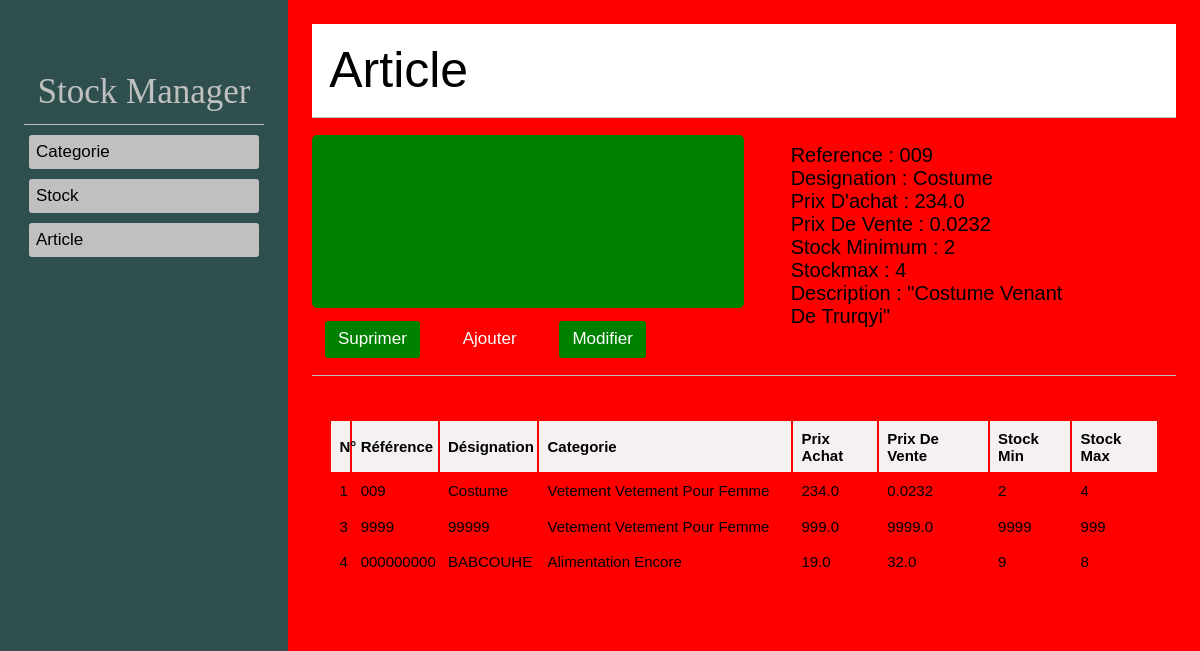
Screenshot of /stock/detail_articles/1/ with the database file from the repository.
### stock/models.py (models this page shows, shortened)
class article(models.Model):
    reference = models.CharField(max_length=100)
    designation =models.CharField(max_length=100)
    description =models.TextField(max_length=300)
    prixAchat = models.FloatField(default=0.0)
    prixVente = models.FloatField(default=0.0)
    stockmin = models.IntegerField(default=0)
    stockmax = models.IntegerField(default=0)
    categorie = models.ForeignKey(categorie,on_delete=models.PROTECT, related_name="articles")

class categorie(models.Model):
    designation = models.CharField(max_length=100)
    description = models.CharField(max_length=200)
    isarchived = models.BooleanField(default="False")
    def __str__(self):
        return f"{self.designation} {self.description}"

### stock/views.py (the view)
# urls.py: path('detail_articles/<int:id>/', views.detail_articles, name='detail_articles'),
def detail_articles(request , id):
    article = get_object_or_404(models.article, id=id)
    articles = models.article.objects.all()[:6]
    context ={
        "articles":articles,
        "article":article
    }
    return render(request, 'stock/article/detail_article.html', context)

### stock/templates/stock/article/detail_article.html (shortened to what this page needs)
{% extends 'base.html' %}
{% block content %}
<div class="title-index">
    <span>article</span>
</div>
<div class="sub-title-catgorie">
    <div class="div1">
        <div class="image"></div>
        <div>
            <a href="{% url 'supression_article' article.id %}"><button style="background-color: green">suprimer</button></a>
            <a href="{% url 'add_article' %}"><button style="background-color: red">ajouter</button></a>
            <a href="{% url 'modification_article' article.id %}"><button style="background-color: green">modifier</button></a>
        </div>
    </div>
    <div class="div2">
        <div>
            <span>reference : {{article.reference}}</span><br>
            <span>designation : {{article.designation}}</span><br>
            <span>prix d'achat : {{article.prixAchat}}</span><br>
            <span>prix de vente : {{article.prixVente}}</span><br>
            <span>stock minimum : {{article.stockmin}}</span><br>
            <span>stockmax : {{article.stockmax}}</span><br>
            <span>description : "{{article.description}}"</span>
        </div>
    </div>
</div>
<div class="liste-article-categorie">
 <table class="table-categorie">
        <tr>
            <th>n°</th>
            <th>référence</th>
            <th>désignation</th>
            <th>categorie</th>
            <th>prix achat</th>
            <th>prix de vente</th>
            <th>stock min</th>
            <th>stock max</th>
        </tr>
        {% for art in articles %}
        <tr>
            <td><a href="{% url 'detail_articles' art.id %}">{{art.id}}</a></td>
            <td><a href="{% url 'detail_articles' art.id %}">{{art.reference}}</a></td>
            <td><a href="{% url 'detail_articles' art.id %}">{{art.designation}}</a></td>
            <td><a href="{% url 'detail_articles' art.id %}">{{art.categorie}}</a></td>
            <td><a href="{% url 'detail_articles' art.id %}">{{art.prixAchat}}</a></td>
            <td><a href="{% url 'detail_articles' art.id %}">{{art.prixVente}}</a></td>
            <td><a href="{% url 'detail_articles' art.id %}">{{art.stockmin}}</a></td>
            <td><a href="{% url 'detail_articles' art.id %}">{{art.stockmax}}</a></td>
        </tr>
         {% endfor %}
    </table>
</div>
{% endblock %}

### stock/static/stock/style.css (style rules this page uses)
body { background-color: red; }

### templates/base.html (style rules this page uses)
body { margin: 0% ; }
a { text-decoration: none; color: black; }

### stock/templates/stock/article/detail_article.html (style rules this page uses)
.title-index { padding: 2%; font-size: 50px; text-transform: capitalize; font-family: sans-serif; border-bottom: 1px solid silver; position: sticky; top: 0px; background-color: white; }
.sub-title-catgorie { display: flex; padding-bottom: 2%; }
.sub-title-catgorie .div1 { width: 50%; }
.sub-title-catgorie .div2 div { padding: 3% 4%; font-family: sans-serif; font-size: 20px; text-transform: capitalize; }
.sub-title-catgorie .div1 .image { padding:20% 4%; border-radius: 5px; background-color: green; margin-top: 4%; margin-bottom: 3%; }
.sub-title-catgorie .div2 { padding: 2% 0%; width: 35%; margin-left: 4%; }
.sub-title-catgorie .div1 div button { padding: 2% 3%; margin: 0% 3%; border: 0px; border-radius: 3px; font-family: sans-serif; font-size: 17px; text-transform: capitalize; color: white; }
.liste-article-categorie { padding:5% 2%; border-top: 1px solid silver; }
.table-categorie { width: 100%; }
.table-categorie tr { font-family: sans-serif; text-align: left; font-size: 15px; text-transform: capitalize; }
.table-categorie th { background-color: #f5f1f1; padding: 1% 1%; }
.table-categorie td { padding: 1% 1%; }

### rows the page displays
article: reference "009", designation "Costume", prixAchat "234.0", prixVente "0.0232", stockmin "2", stockmax "4", description "Costume Venant De Trurqyi", id "1", categorie "Vetement Vetement Pour Femme"
article: id "3", reference "9999", designation "99999", categorie "Vetement Vetement Pour Femme", prixAchat "999.0", prixVente "9999.0", stockmin "9999", stockmax "999"
article: id "4", reference "000000000", designation "BABCOUHE", categorie "Alimentation Encore", prixAchat "19.0", prixVente "32.0", stockmin "9", stockmax "8"
